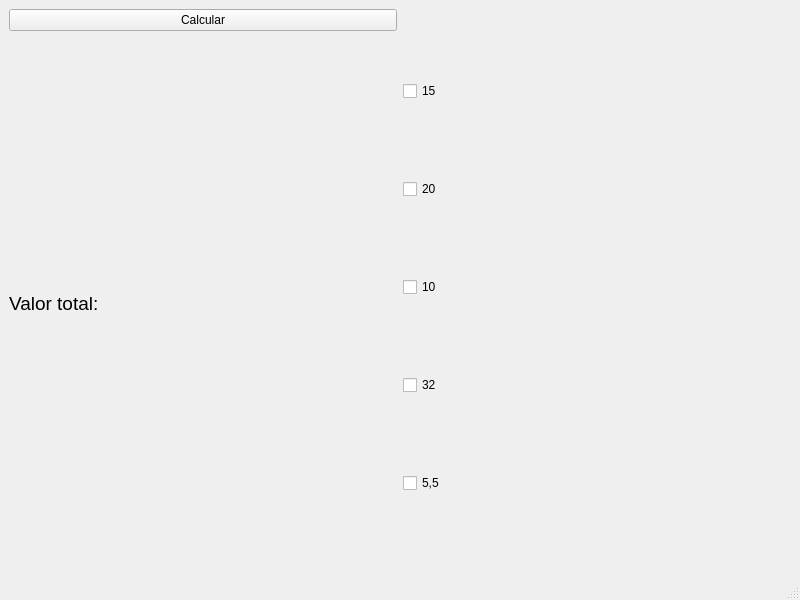
<?xml version="1.0" encoding="UTF-8"?>
<ui version="4.0">
 <class>MainWindow</class>
 <widget class="QMainWindow" name="MainWindow">
  <property name="geometry">
   <rect>
    <x>0</x>
    <y>0</y>
    <width>800</width>
    <height>600</height>
   </rect>
  </property>
  <property name="windowTitle">
   <string>MainWindow</string>
  </property>
  <widget class="QWidget" name="centralwidget">
   <layout class="QGridLayout" name="gridLayout_2">
    <item row="0" column="0">
     <layout class="QGridLayout" name="gridLayout">
      <item row="0" column="1" rowspan="2">
       <layout class="QVBoxLayout" name="verticalLayout">
        <item>
         <widget class="QCheckBox" name="checkBox">
          <property name="text">
           <string>15</string>
          </property>
         </widget>
        </item>
        <item>
         <widget class="QCheckBox" name="checkBox_3">
          <property name="text">
           <string>20</string>
          </property>
         </widget>
        </item>
        <item>
         <widget class="QCheckBox" name="checkBox_2">
          <property name="text">
           <string>10</string>
          </property>
         </widget>
        </item>
        <item>
         <widget class="QCheckBox" name="checkBox_4">
          <property name="text">
           <string>32</string>
          </property>
         </widget>
        </item>
        <item>
         <widget class="QCheckBox" name="checkBox_5">
          <property name="text">
           <string>5,5</string>
          </property>
         </widget>
        </item>
       </layout>
      </item>
      <item row="1" column="0">
       <widget class="QLabel" name="label">
        <property name="font">
         <font>
          <pointsize>14</pointsize>
         </font>
        </property>
        <property name="text">
         <string>Valor total:</string>
        </property>
       </widget>
      </item>
      <item row="0" column="0">
       <widget class="QPushButton" name="pushButton">
        <property name="text">
         <string>Calcular</string>
        </property>
       </widget>
      </item>
     </layout>
    </item>
   </layout>
  </widget>
  <widget class="QMenuBar" name="menubar">
   <property name="geometry">
    <rect>
     <x>0</x>
     <y>0</y>
     <width>800</width>
     <height>21</height>
    </rect>
   </property>
  </widget>
  <widget class="QStatusBar" name="statusbar"/>
 </widget>
 <resources/>
 <connections/>
</ui>
